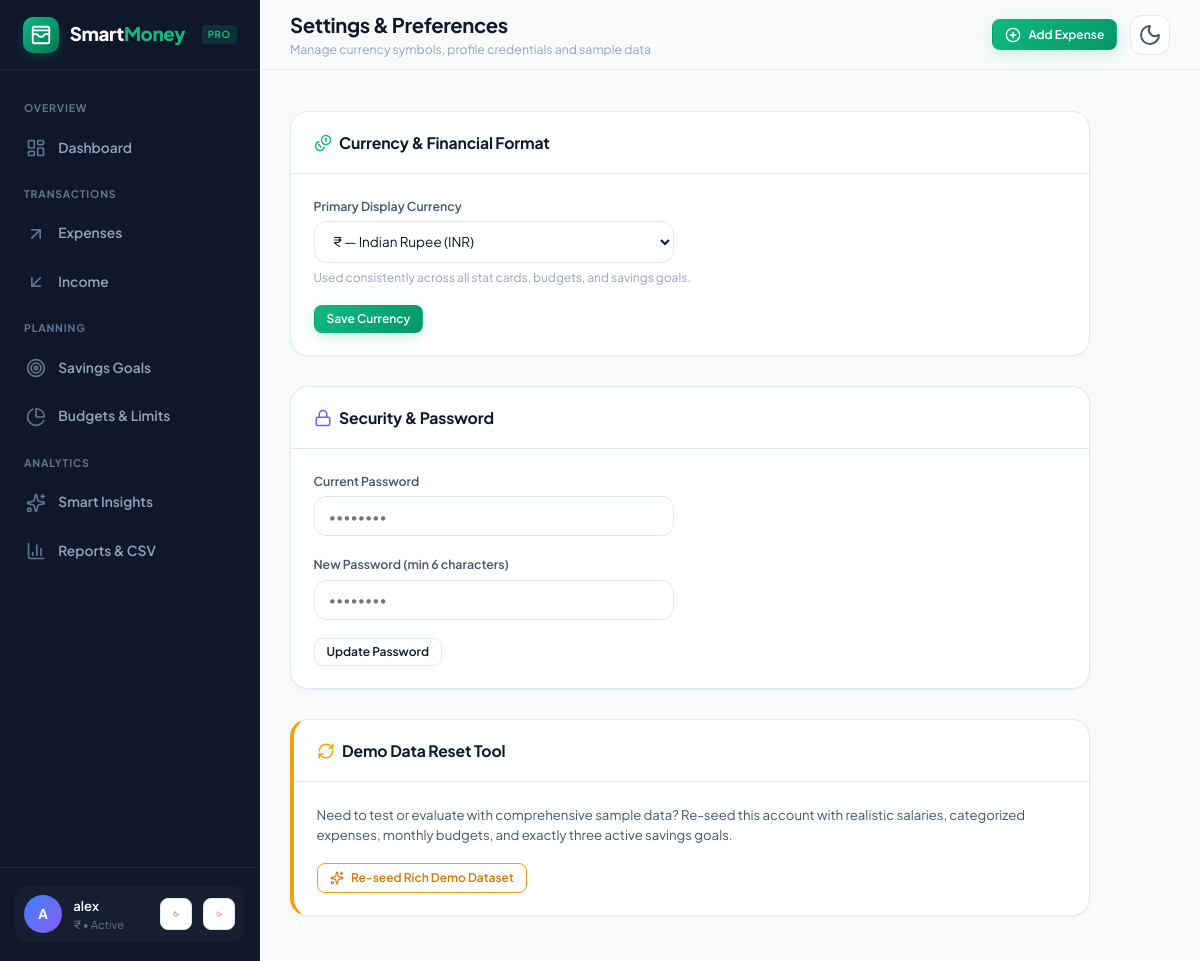
The app's page /settings (signed in) with its own data.
### tables this page shows
CREATE TABLE users (
            id INTEGER PRIMARY KEY AUTOINCREMENT,
            username TEXT UNIQUE NOT NULL,
            email TEXT UNIQUE NOT NULL,
            password_hash TEXT NOT NULL,
            currency TEXT DEFAULT '₹',
            created_at TIMESTAMP DEFAULT CURRENT_TIMESTAMP
        );

### app.py (the view, shortened to what this page needs)
@app.route('/settings', methods=['GET', 'POST'])
@login_required
def settings_page():
    user = get_current_user()
    return render_template('settings.html', user=user)

### app.py (called while the page is built, shortened)
def login_required(f):
    @wraps(f)
    def decorated_function(*args, **kwargs):
        if 'user_id' not in session:
            if request.is_json or request.path.startswith('/api/'):
                return jsonify({'success': False, 'message': 'Authentication required'}), 401
            flash('Please log in to access this page.', 'warning')
            return redirect(url_for('login'))
        return f(*args, **kwargs)
    return decorated_function

def get_current_user():
    if 'user_id' not in session:
        return None
    conn = get_db_connection()
    user = conn.execute("SELECT * FROM users WHERE id = ?", (session['user_id'],)).fetchone()
    conn.close()
    return user

@app.before_request
def csrf_protect():
    if 'csrf_token' not in session:
        session['csrf_token'] = secrets.token_hex(24)

@app.context_processor
def inject_global_template_vars():
    user = get_current_user()
    return {
        'current_user': user,
        'csrf_token': session.get('csrf_token'),
        'currency_symbol': user['currency'] if user else '₹',
        'now': datetime.now()
    }

### database.py (called while the page is built)
def get_db_connection():
    conn = sqlite3.connect(DATABASE_PATH)
    conn.row_factory = sqlite3.Row
    conn.execute("PRAGMA foreign_keys = ON")
    return conn

### templates/settings.html (shortened to what this page needs)
{% extends "base.html" %}
{% block page_title %}Settings & Preferences{% endblock %}
{% block page_subtitle %}Manage currency symbols, profile credentials and sample data{% endblock %}
{% block content %}
<div style="max-width: 800px; display: flex; flex-direction: column; gap: 2rem;">
  <div class="card">
    <div class="card-header">
      <div class="card-title">
        <i data-lucide="coins" style="width: 18px; height: 18px; color: var(--emerald-500);"></i>
        <span>Currency & Financial Format</span>
      </div>
    </div>
    <form action="{{ url_for('settings_page') }}" method="POST">
      <div class="card-body">
        <div class="form-group">
          <label class="form-label">Primary Display Currency</label>
          <select name="currency" class="form-control" style="max-width: 360px;">
            <option value="₹" {% if user.currency == '₹' %}selected{% endif %}>₹ — Indian Rupee (INR)</option>
          </select>
          <span style="font-size: 0.8rem; color: var(--text-muted); margin-top: 0.35rem; display: block;">
            Used consistently across all stat cards, budgets, and savings goals.
          </span>
        </div>
        <button type="submit" class="btn btn-primary btn-sm">Save Currency</button>
      </div>
    </form>
  </div>
  <div class="card">
    <div class="card-header">
      <div class="card-title">
        <i data-lucide="lock" style="width: 18px; height: 18px; color: var(--indigo-500);"></i>
        <span>Security & Password</span>
      </div>
    </div>
    <form action="{{ url_for('settings_page') }}" method="POST">
      <div class="card-body">
        <div class="form-group">
          <label class="form-label">Current Password</label>
          <input type="password" name="old_password" class="form-control" placeholder="••••••••" required style="max-width: 360px;">
        </div>
        <div class="form-group">
          <label class="form-label">New Password (min 6 characters)</label>
          <input type="password" name="new_password" class="form-control" placeholder="••••••••" minlength="6" required style="max-width: 360px;">
        </div>
        <button type="submit" class="btn btn-secondary btn-sm">Update Password</button>
      </div>
    </form>
  </div>
  <div class="card" style="border-left: 4px solid var(--amber-500);">
    <div class="card-header">
      <div class="card-title">
        <i data-lucide="refresh-cw" style="width: 18px; height: 18px; color: var(--amber-500);"></i>
        <span>Demo Data Reset Tool</span>
      </div>
    </div>
    <div class="card-body">
      <p style="font-size: 0.88rem; color: var(--text-secondary); margin-bottom: 1.25rem;">
        Need to test or evaluate with comprehensive sample data? Re-seed this account with realistic salaries, categorized expenses, monthly budgets, and exactly three active savings goals.
      </p>
      <form action="{{ url_for('settings_page') }}" method="POST" onsubmit="return confirm('This will reload the rich demo dataset for your account. Continue?');">
        <button type="submit" class="btn btn-secondary btn-sm" style="border-color: var(--amber-500); color: var(--amber-600);">
          <i data-lucide="sparkles" style="width: 14px; height: 14px;"></i>
          <span>Re-seed Rich Demo Dataset</span>
        </button>
      </form>
    </div>
  </div>
</div>
{% endblock %}

### templates/base.html (shortened to what this page needs)
<!DOCTYPE html>
<html lang="en" data-theme="dark">
<head>
  <link rel="stylesheet" href="{{ url_for('static', filename='css/style.css') }}">
</head>
<body>
  <div class="app-layout">
    {% if current_user %}
    <aside class="app-sidebar" id="appSidebar">
      <div class="sidebar-header">
        <a href="{{ url_for('dashboard') }}" class="brand-logo">
          <div class="brand-icon">
            <i data-lucide="wallet-cards" style="width: 22px; height: 22px;"></i>
          </div>
          <span>Smart<span style="color: var(--emerald-500);">Money</span></span>
          <span class="brand-badge">PRO</span>
        </a>
      </div>
      <nav class="sidebar-nav">
        <div class="nav-section-title">Overview</div>
        <a href="{{ url_for('dashboard') }}" class="nav-item {% if request.endpoint == 'dashboard' %}active{% endif %}">
          <i data-lucide="layout-dashboard"></i>
          <span>Dashboard</span>
        </a>
        <div class="nav-section-title">Transactions</div>
        <a href="{{ url_for('expenses_page') }}" class="nav-item {% if request.endpoint == 'expenses_page' %}active{% endif %}">
          <i data-lucide="arrow-up-right"></i>
          <span>Expenses</span>
        </a>
        <a href="{{ url_for('incomes_page') }}" class="nav-item {% if request.endpoint == 'incomes_page' %}active{% endif %}">
          <i data-lucide="arrow-down-left"></i>
          <span>Income</span>
        </a>
        <div class="nav-section-title">Planning</div>
        <a href="{{ url_for('goals_page') }}" class="nav-item {% if request.endpoint == 'goals_page' %}active{% endif %}">
          <i data-lucide="target"></i>
          <span>Savings Goals</span>
        </a>
        <a href="{{ url_for('budgets_page') }}" class="nav-item {% if request.endpoint == 'budgets_page' %}active{% endif %}">
          <i data-lucide="pie-chart"></i>
          <span>Budgets & Limits</span>
        </a>
        <div class="nav-section-title">Analytics</div>
        <a href="{{ url_for('insights_page') }}" class="nav-item {% if request.endpoint == 'insights_page' %}active{% endif %}">
          <i data-lucide="sparkles"></i>
          <span>Smart Insights</span>
        </a>
        <a href="{{ url_for('reports_page') }}" class="nav-item {% if request.endpoint == 'reports_page' %}active{% endif %}">
          <i data-lucide="bar-chart-3"></i>
          <span>Reports & CSV</span>
        </a>
      </nav>
      <div class="sidebar-footer">
        <div class="user-card">
          <div class="user-avatar">{{ current_user.username[0]|upper }}</div>
          <div class="user-info">
            <div class="user-name">{{ current_user.username }}</div>
            <div class="user-sub">{{ current_user.currency }} • Active</div>
          </div>
          <a href="{{ url_for('settings_page') }}" class="theme-toggle-btn btn-sm" title="Settings" style="width: 32px; height: 32px;">
            <i data-lucide="settings" style="width: 16px; height: 16px;"></i>
          </a>
          <a href="{{ url_for('logout') }}" class="theme-toggle-btn btn-sm" title="Logout" style="width: 32px; height: 32px; color: var(--rose-500);">
            <i data-lucide="log-out" style="width: 16px; height: 16px;"></i>
          </a>
        </div>
      </div>
    </aside>
    {% endif %}
    <main class="app-main" {% if not current_user %}style="margin-left: 0;"{% endif %}>
      {% if current_user %}
      <header class="app-header">
        <div class="header-left">
          <div class="page-title-box">
            <h1>{% block page_title %}Dashboard{% endblock %}</h1>
            <p>{% block page_subtitle %}Personal finance, budget control & goal tracking{% endblock %}</p>
          </div>
        </div>
        <div class="header-actions">
          <button class="btn btn-primary btn-sm" onclick="openModal('quickExpenseModal')">
            <i data-lucide="plus-circle" style="width: 16px; height: 16px;"></i>
            <span>Add Expense</span>
          </button>
          <button class="theme-toggle-btn" title="Toggle Theme" aria-label="Toggle Theme">
            <i data-lucide="moon"></i>
          </button>
        </div>
      </header>
      {% endif %}
      <div class="content-body">
        {% block content %}{% endblock %}
      </div>
    </main>
  </div>
</body>
</html>

### records on screen
users: username "A", username "alex", currency "₹", currency "₹ — Indian Rupee (INR)"
